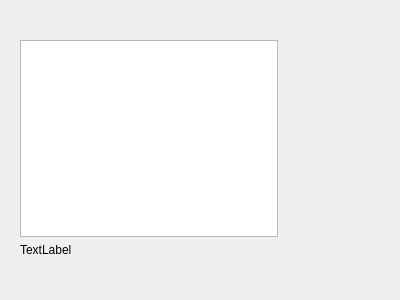
<?xml version="1.0" encoding="UTF-8"?>
<ui version="4.0">
 <class>Album</class>
 <widget class="QWidget" name="Album">
  <property name="geometry">
   <rect>
    <x>0</x>
    <y>0</y>
    <width>400</width>
    <height>300</height>
   </rect>
  </property>
  <property name="windowTitle">
   <string>Form</string>
  </property>
  <widget class="QWidget" name="">
   <property name="geometry">
    <rect>
     <x>20</x>
     <y>40</y>
     <width>258</width>
     <height>217</height>
    </rect>
   </property>
   <layout class="QVBoxLayout" name="verticalLayout">
    <item>
     <widget class="QGraphicsView" name="graphicsView"/>
    </item>
    <item>
     <widget class="QLabel" name="label">
      <property name="text">
       <string>TextLabel</string>
      </property>
     </widget>
    </item>
   </layout>
  </widget>
 </widget>
 <resources/>
 <connections/>
</ui>
